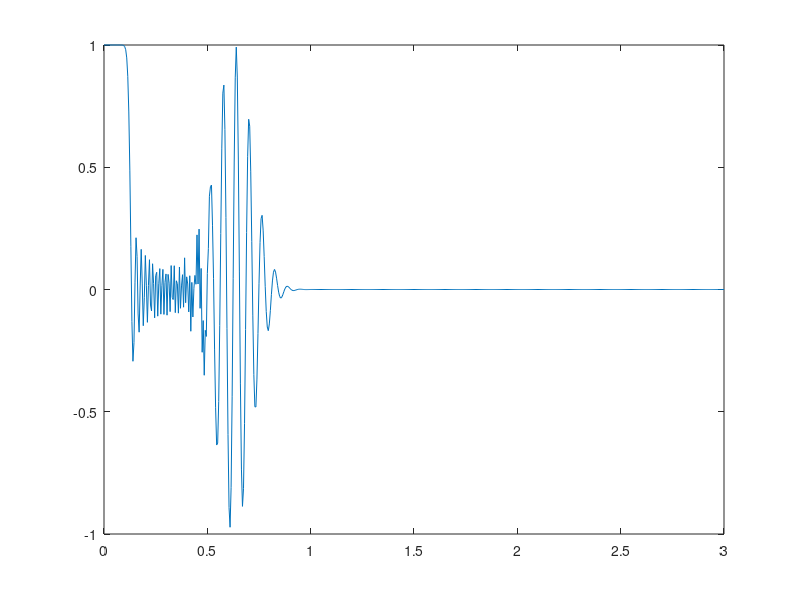

Write MATLAB code to recreate this figure.
clear

    % scheme = 'FTBS'
     % scheme = 'Lax-Wendrof'
     scheme = 'Wendrof'
%% Problem 1
% r = .5;
% h = 1/160;
% k = r*h;
% x = 0:h:3;
% t = 0:k:2;
% %%Boundary
% g = 1;
% f = 0 ;
%% Problem 2 
k = 1/400;
h = 1/200;
r = k/h;
x = 0:h:3;
t = 0:k:2;
%Boundary
g = 1;
f = exp(-64*(x-.5).^2).*sin(32*pi*x); 
%% Exact 
[X,T]=meshgrid(x,t);
exact = X<T;
exact = exact';
%% System and BC setup
nx = length(x);
nt = length(t);
u = zeros(nx,nt);
u(1,2:end)=g;
u(:,1) = f';
%% FTBS

switch scheme
    case 'FTBS'
        e = ones(nx-1,1);
        A = spdiags([r*e (1-r)*e 0*e], -1:1, nx-1, nx-1);
        A(end,end-1) = 2;
        A(end,end-2) = -1;
        bound = zeros(nx-1,1);
        
        for i=1:nt-1
           bound(1) = r*u(1,i);
           u(2:end,i+1) = A*u(2:end,i) + bound;
        end
        
    case 'Lax-Wendrof'
        
        e = ones(nx-2,1);
        A = spdiags([(r/2+r^2/2)*e (1-r^2)*e (-r/2 + r^2/2)*e], -1:1, nx-2, nx-2);
        bound = zeros(nx-2,1);       
        for i=1:nt-1 
            u(end,i) = 2*u(end-1,i) - u(end-2,i);
            bound(1) = (r/2+r^2/2)*u(1,i);
            u(2:end-1,i+1) = A*u(2:end-1,i) + bound;
        end
        
    case 'Wendrof'
        AW = (1-r)/(1+r);
        e = ones(nx-2,1);
        A = spdiags([e AW*e 0*e], -1:1, nx-2, nx-2);
        M = spdiags([AW*e e 0*e], -1:1, nx-2, nx-2);
        bound = zeros(nx-2,1);
        
        for i=1:nt-1
           bound(1) = u(1,i) - AW*u(1,i+1);
           u(2:end-1,i+1) = M\(A*u(2:end-1,i) + bound);
           u(end,i+1) = 2*u(end-1,i+1) -u(end-1,i+1);
        end
        
end

plot(x,u(:,50))



        